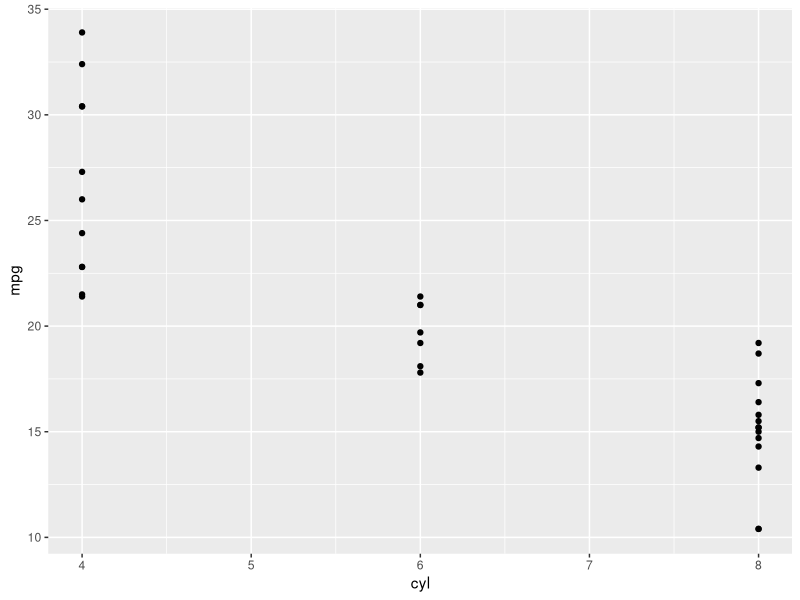
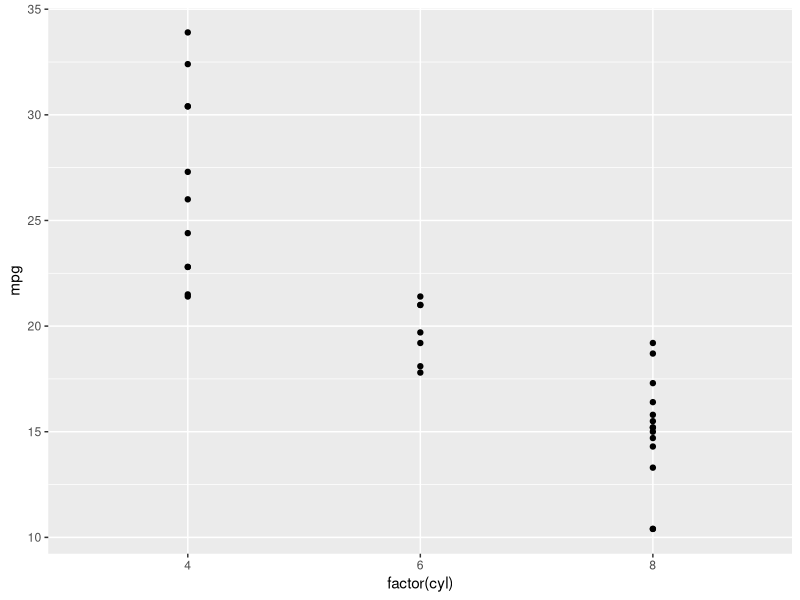
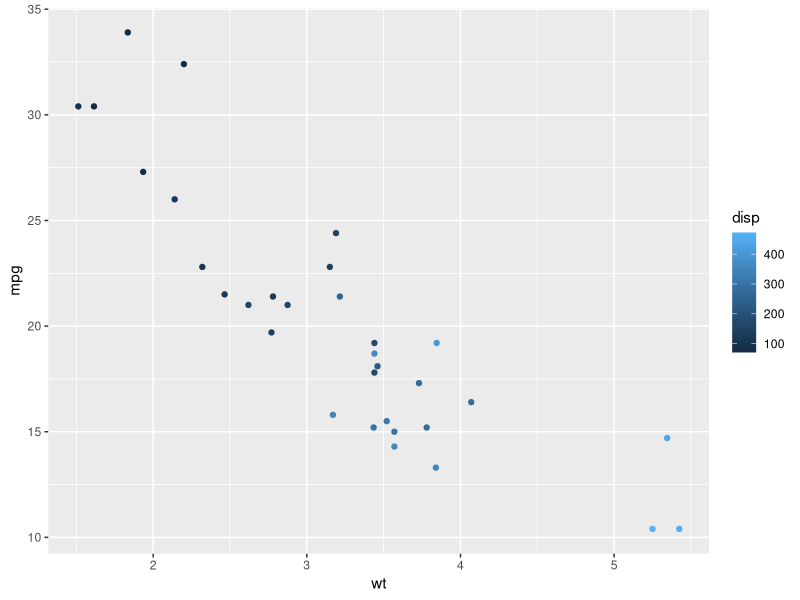
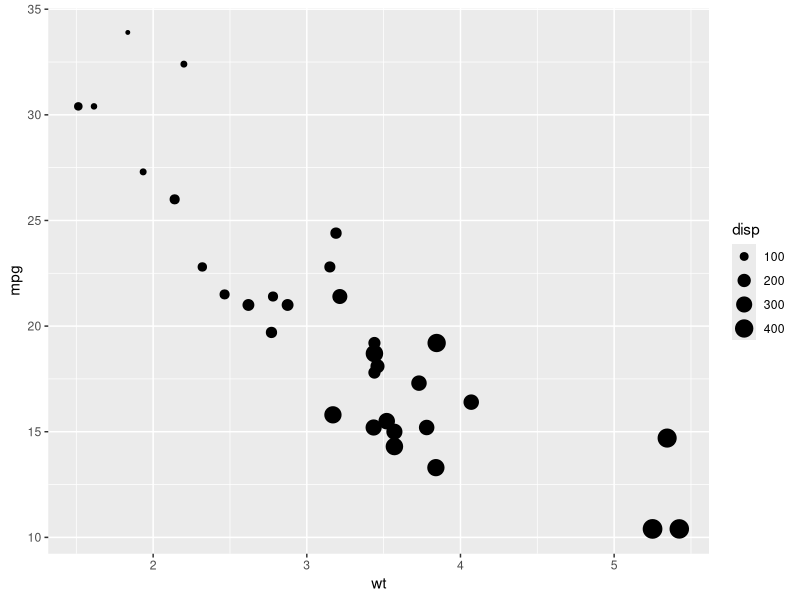
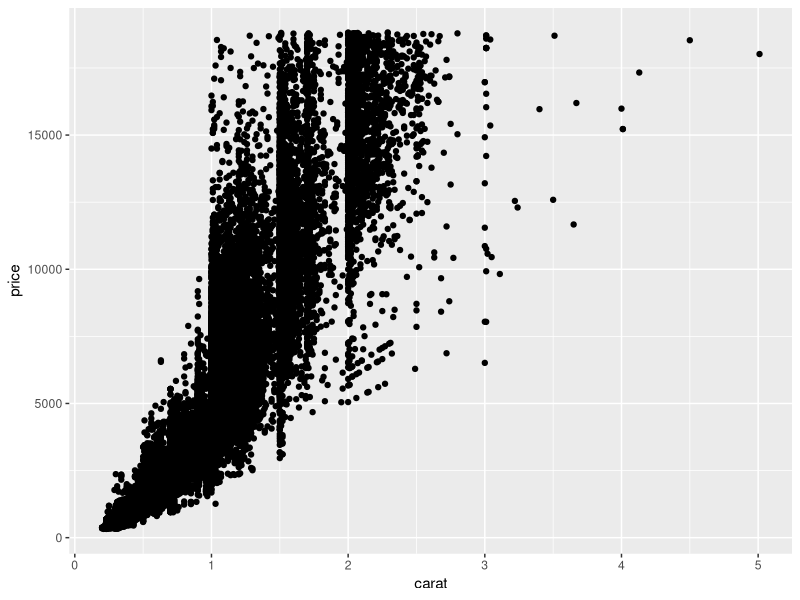
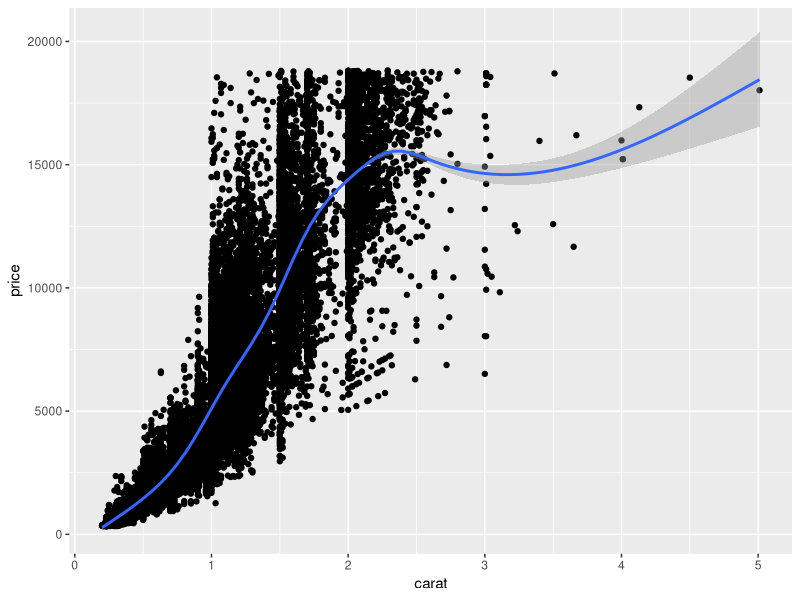
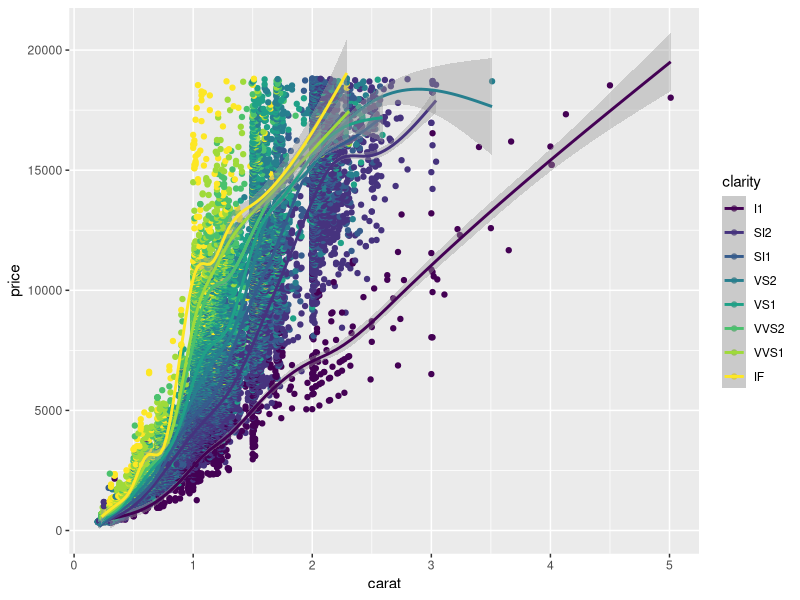
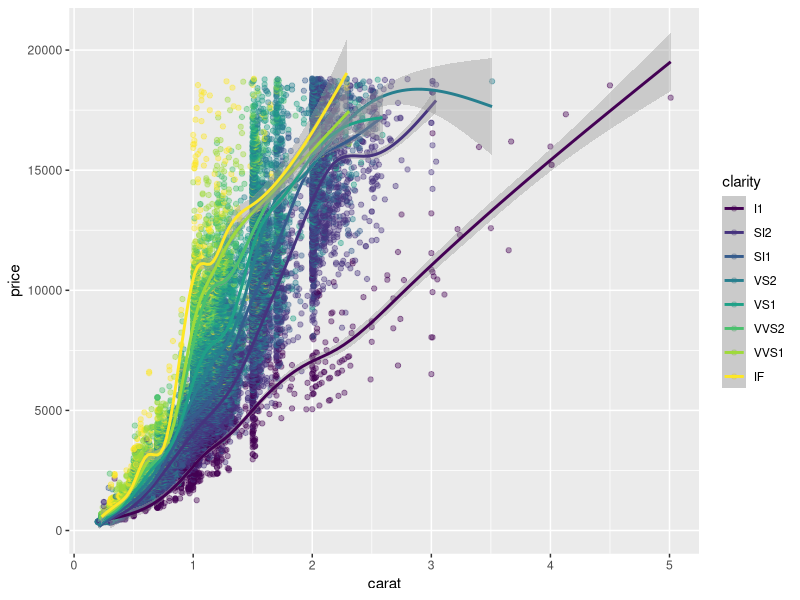

These charts were generated, in order, by the following R code:
# Load the ggplot2 package
library(ggplot2)

# Explore the mtcars data frame with str()
str(mtcars)

# Execute the following command
ggplot(mtcars, aes(cyl, mpg)) +
  geom_point()

# Change the command below so that cyl is treated as factor
ggplot(mtcars, aes(factor(cyl), mpg)) +
  geom_point()

# Edit to add a color aesthetic mapped to disp
ggplot(mtcars, aes(wt, mpg, color=disp)) +
  geom_point()

# Change the color aesthetic to a size aesthetic
ggplot(mtcars, aes(wt, mpg, size = disp)) +
  geom_point()

# Explore the diamonds data frame with str()
str(diamonds)

# Add geom_point() with +
ggplot(diamonds, aes(carat, price)) +
  geom_point()

# Add geom_smooth() with +
ggplot(diamonds, aes(carat, price)) +
  geom_point() +
  geom_smooth()

# Map the color aesthetic to clarity
ggplot(diamonds, aes(carat, price, color = clarity)) +
  geom_point() +
  geom_smooth()

# Make the points 40% opaque
ggplot(diamonds, aes(carat, price, color = clarity)) +
  geom_point(alpha=0.4) +
  geom_smooth()

# Draw a ggplot
plt_price_vs_carat <- ggplot(
  # Use the diamonds dataset
  diamonds,
  # For the aesthetics, map x to carat and y to price
  aes(carat, price)
)

# Add a point layer to plt_price_vs_carat
plt_price_vs_carat + geom_point()

# Edit this to make points 20% opaque: plt_price_vs_carat_transparent
plt_price_vs_carat_transparent <- plt_price_vs_carat + geom_point(alpha=0.2)

# See the plot
plt_price_vs_carat_transparent

# Edit this to map color to clarity,
# Assign the updated plot to a new object
plt_price_vs_carat_by_clarity <- plt_price_vs_carat + geom_point(aes(color=clarity))

# See the plot
plt_price_vs_carat_by_clarity

# Map x to mpg and y to fcyl
ggplot(mtcars, aes(mpg, cyl)) +
  geom_point()

# Swap mpg and fcyl
ggplot(mtcars, aes(cyl, mpg)) +
  geom_point()

# Map x to wt, y to mpg and color to fcyl
ggplot(mtcars, aes(wt, mpg, color = cyl)) +
  geom_point()

# Set the shape and size of the points
ggplot(mtcars, aes(wt, mpg, color = cyl)) +
  geom_point(shape = 1, size = 4)

# Map fcyl to fill
ggplot(mtcars, aes(wt, mpg, fill = cyl)) +
  geom_point(shape = 1, size = 4)

# Change point shape; set alpha
ggplot(mtcars, aes(wt, mpg, fill = cyl)) +
  geom_point(shape = 21, size = 4, alpha = 0.6)

# Establish the base layer
plt_mpg_vs_wt <- ggplot(mtcars, aes(wt, mpg))

# Map fcyl to size
plt_mpg_vs_wt +
  geom_point(aes(size = cyl))

# Map fcyl to alpha, not size
plt_mpg_vs_wt +
  geom_point(aes(alpha = cyl))

# A hexadecimal color
my_blue <- "#4ABEFF"

ggplot(mtcars, aes(wt, mpg)) +
  # Set the point color and alpha
  geom_point(color = my_blue, alpha = 0.6)

ggplot(mtcars, aes(wt, mpg, color = cyl)) +
  # Add text layer with label rownames(mtcars) and color red
  geom_text(color = "red", label = rownames(mtcars))

ggplot(mtcars, aes(wt, mpg, color = cyl)) +
  # Add points layer with shape 24 and color yellow
  geom_point(shape = 24, color = "yellow")

